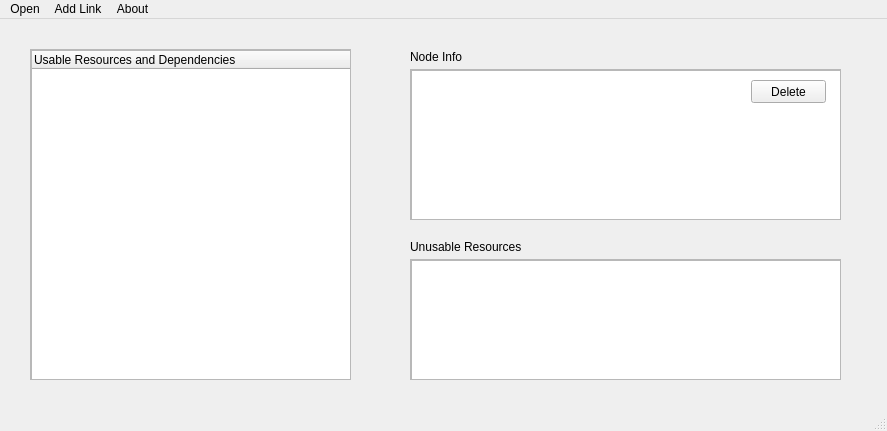
<?xml version="1.0" encoding="UTF-8"?>
<ui version="4.0">
 <class>MainWindow</class>
 <widget class="QMainWindow" name="MainWindow">
  <property name="geometry">
   <rect>
    <x>0</x>
    <y>0</y>
    <width>887</width>
    <height>431</height>
   </rect>
  </property>
  <property name="windowTitle">
   <string>MainWindow</string>
  </property>
  <widget class="QWidget" name="centralwidget">
   <widget class="QScrollArea" name="scrollArea">
    <property name="geometry">
     <rect>
      <x>30</x>
      <y>30</y>
      <width>321</width>
      <height>331</height>
     </rect>
    </property>
    <property name="widgetResizable">
     <bool>true</bool>
    </property>
    <widget class="QWidget" name="scrollAreaWidgetContents">
     <property name="geometry">
      <rect>
       <x>0</x>
       <y>0</y>
       <width>319</width>
       <height>329</height>
      </rect>
     </property>
     <widget class="QTreeWidget" name="treeWidget">
      <property name="geometry">
       <rect>
        <x>0</x>
        <y>0</y>
        <width>321</width>
        <height>331</height>
       </rect>
      </property>
      <column>
       <property name="text">
        <string>Usable Resources and Dependencies</string>
       </property>
      </column>
     </widget>
    </widget>
   </widget>
   <widget class="QScrollArea" name="scrollArea_2">
    <property name="geometry">
     <rect>
      <x>410</x>
      <y>240</y>
      <width>431</width>
      <height>121</height>
     </rect>
    </property>
    <property name="widgetResizable">
     <bool>true</bool>
    </property>
    <widget class="QWidget" name="scrollAreaWidgetContents_2">
     <property name="geometry">
      <rect>
       <x>0</x>
       <y>0</y>
       <width>429</width>
       <height>119</height>
      </rect>
     </property>
     <widget class="QListWidget" name="listWidget_2">
      <property name="geometry">
       <rect>
        <x>0</x>
        <y>0</y>
        <width>431</width>
        <height>121</height>
       </rect>
      </property>
     </widget>
    </widget>
   </widget>
   <widget class="QLabel" name="label_2">
    <property name="geometry">
     <rect>
      <x>410</x>
      <y>220</y>
      <width>181</width>
      <height>16</height>
     </rect>
    </property>
    <property name="text">
     <string>Unusable Resources</string>
    </property>
   </widget>
   <widget class="QScrollArea" name="scrollArea_3">
    <property name="geometry">
     <rect>
      <x>410</x>
      <y>50</y>
      <width>431</width>
      <height>151</height>
     </rect>
    </property>
    <property name="widgetResizable">
     <bool>true</bool>
    </property>
    <widget class="QWidget" name="scrollAreaWidgetContents_3">
     <property name="geometry">
      <rect>
       <x>0</x>
       <y>0</y>
       <width>429</width>
       <height>149</height>
      </rect>
     </property>
     <widget class="QTextEdit" name="textEdit">
      <property name="geometry">
       <rect>
        <x>0</x>
        <y>0</y>
        <width>431</width>
        <height>151</height>
       </rect>
      </property>
     </widget>
     <widget class="QPushButton" name="pushButton">
      <property name="geometry">
       <rect>
        <x>340</x>
        <y>10</y>
        <width>75</width>
        <height>23</height>
       </rect>
      </property>
      <property name="text">
       <string>Delete</string>
      </property>
     </widget>
    </widget>
   </widget>
   <widget class="QLabel" name="label">
    <property name="geometry">
     <rect>
      <x>410</x>
      <y>30</y>
      <width>71</width>
      <height>16</height>
     </rect>
    </property>
    <property name="text">
     <string>Node Info</string>
    </property>
   </widget>
  </widget>
  <widget class="QMenuBar" name="menubar">
   <property name="geometry">
    <rect>
     <x>0</x>
     <y>0</y>
     <width>887</width>
     <height>22</height>
    </rect>
   </property>
   <widget class="QMenu" name="menuOpen">
    <property name="title">
     <string>Open</string>
    </property>
    <addaction name="action_Open"/>
   </widget>
   <widget class="QMenu" name="menuAdd_Link">
    <property name="title">
     <string>Add Link</string>
    </property>
    <addaction name="actionAdd"/>
   </widget>
   <widget class="QMenu" name="menuAbout_Me">
    <property name="title">
     <string>About</string>
    </property>
    <addaction name="actionAbout_Me"/>
   </widget>
   <addaction name="menuOpen"/>
   <addaction name="menuAdd_Link"/>
   <addaction name="menuAbout_Me"/>
  </widget>
  <widget class="QStatusBar" name="statusbar"/>
  <action name="actionAdd">
   <property name="text">
    <string>Add</string>
   </property>
  </action>
  <action name="action_Open">
   <property name="text">
    <string>&amp;Open</string>
   </property>
  </action>
  <action name="actionAbout_Me">
   <property name="text">
    <string>About Me</string>
   </property>
  </action>
 </widget>
 <resources/>
 <connections/>
</ui>
